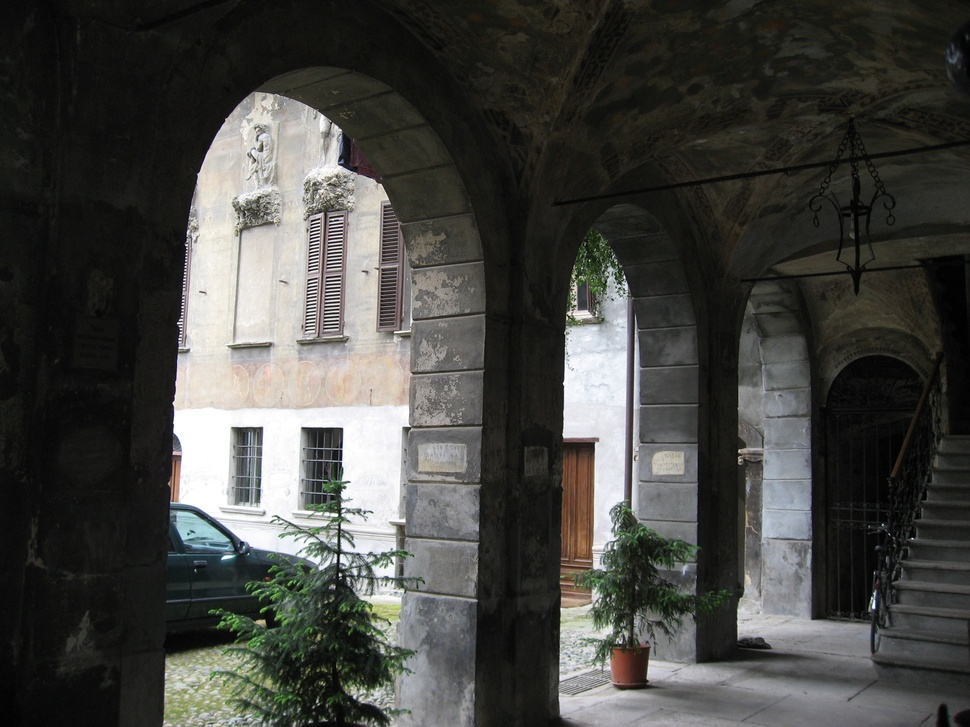
#> input picture data/AquaTermi_lowcontrast.JPG, 970 x 727 px, shrunk from 2816 x 2112 before the run
$ python C1E6.py ../data/AquaTermi_lowcontrast.JPG
#> lines starting #> are read from the running program, lines starting #| are printed output that depends on the picture; after the words box and inside, x2 and y2 are one past the last pixel; in counts of white or black regions, pixels touching at a corner belong together
import argparse
from PIL import Image
from numpy import array, zeros, ones, uint8, histogram
from pylab import imshow, show, gray, figure, axis, hist
from scipy.ndimage import measurements, morphology


parser = argparse.ArgumentParser(description='Plot distribution of object size (in pixels)')
parser.add_argument('filename', type=str, help='Path to image.')

args = parser.parse_args()

im = array(Image.open(args.filename).convert('L'))
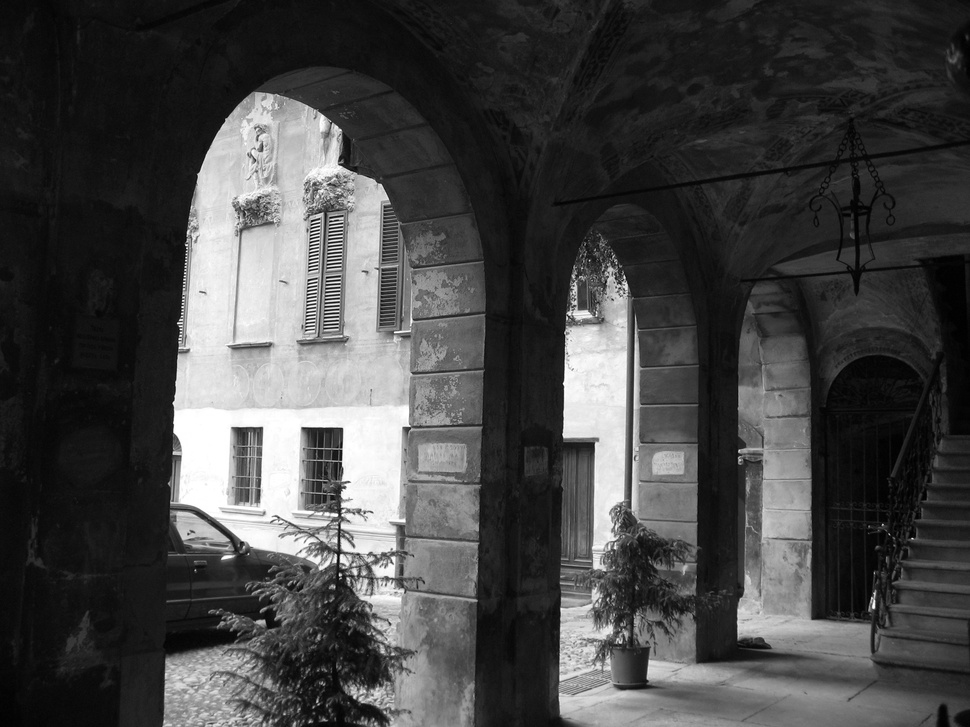
#> im: shape (727, 970); min 0, max 255, mean 69.5
im = 1*(im<128)
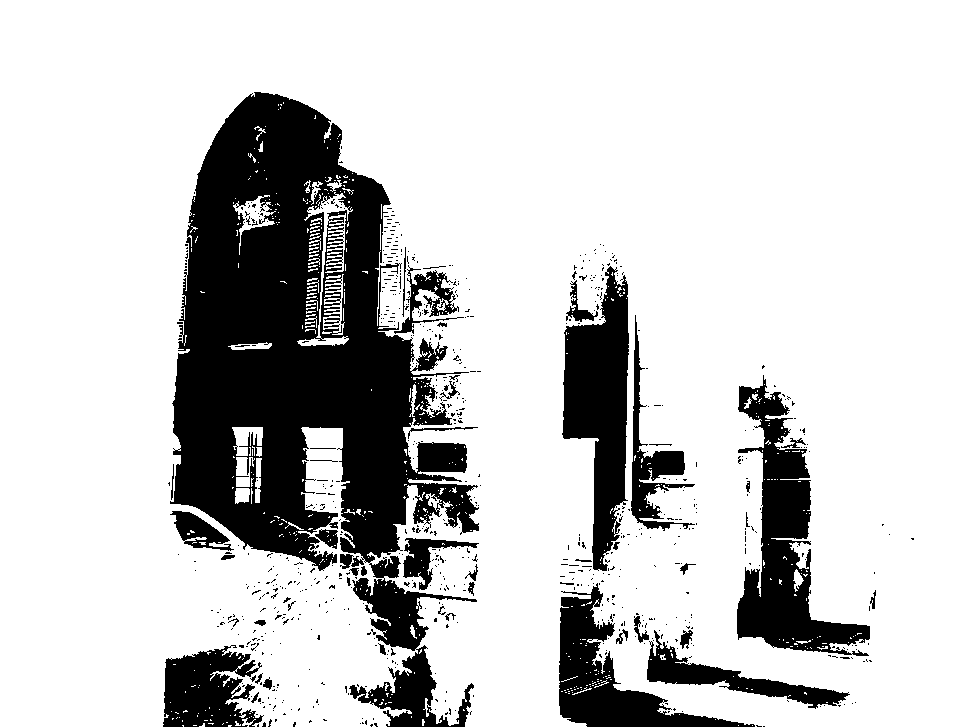
#> im: shape (727, 970) int64; values 0 (black) and 1 (white), 79.4% white; 751 black regions (700 under 20 px), largest, box (x1, y1, x2, y2) and area: (170, 92, 479, 727) 90419, (737, 375, 870, 656) 13326, (562, 266, 629, 571) 11545

im_open = morphology.binary_opening(im,ones((9,5)),iterations=2)
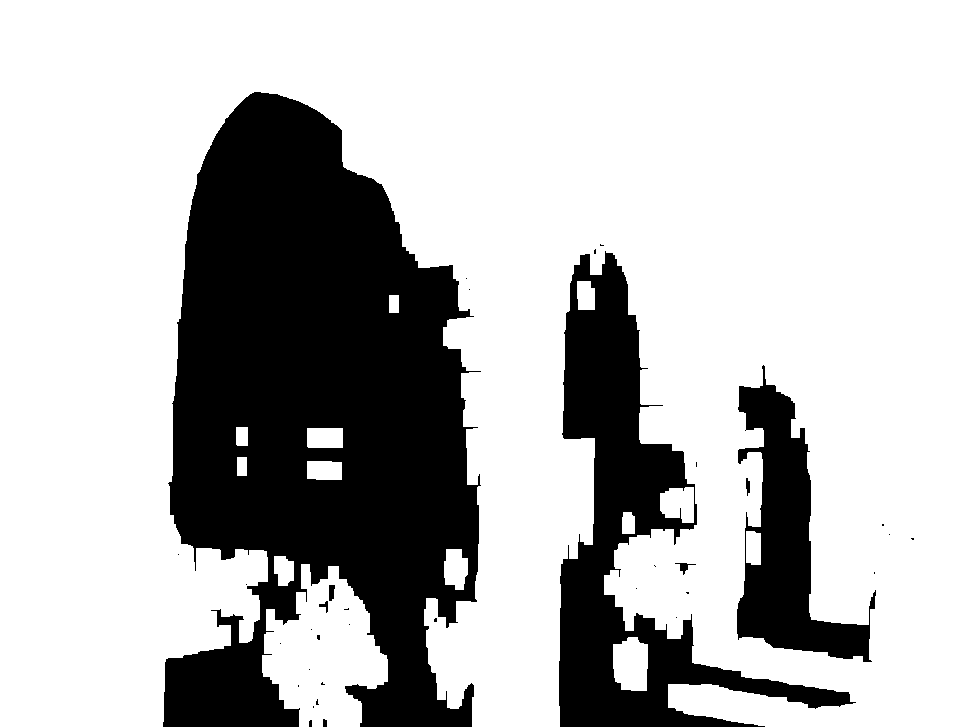
#> im_open: shape (727, 970) bool; 73.1% white; 35 black regions (26 under 20 px), largest, box (x1, y1, x2, y2) and area: (163, 92, 481, 727) 134986, (559, 251, 856, 727) 37939, (737, 365, 876, 662) 16376

labels, n_objs = measurements.label(im_open)
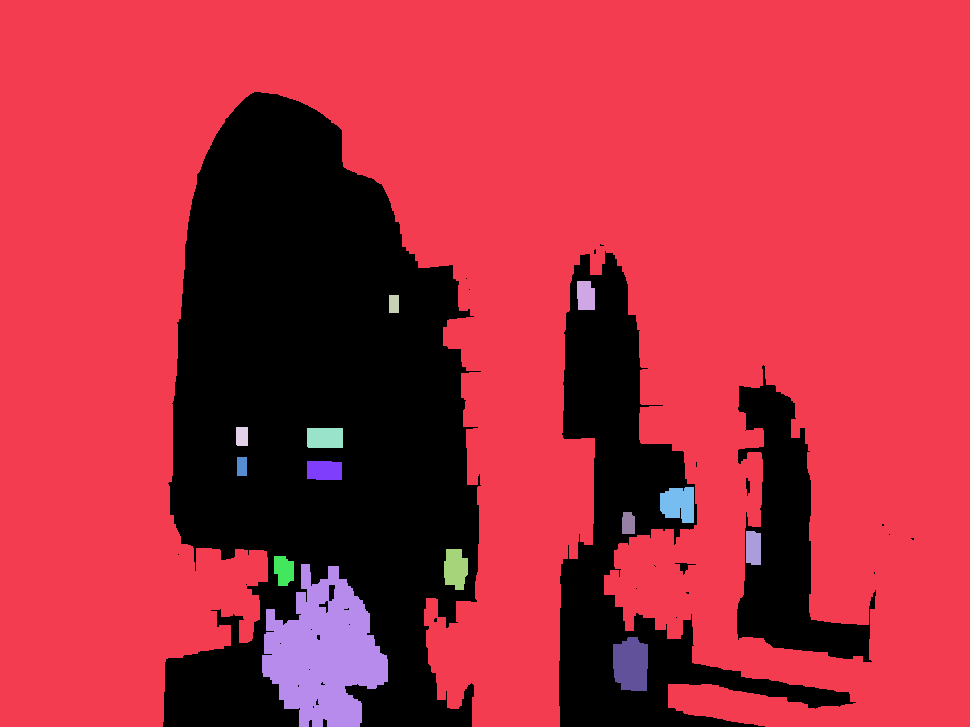
#> labels: shape (727, 970) int32; 15 distinct labels, from 0 to 14; one colour per label, 0 black
#> n_objs = 14
max_label = labels.max()
#> max_label = 14
sizes = []
for i in range(max_label+1):
  sizes.append( sum(labels.flatten() == i) )
#> after the loop, sizes = [189712, 495353, 483, 180, 227, 719, 190, 646, 1015, 270, 489, 796, 489, 12992, 1629]

# The 0 label is the background; ignore it.
sizes.pop(0);

figure()
# hist(labels.flatten(), bins=max_label, range=(1, max_label+1))
hist(sizes)
# gray()
show()
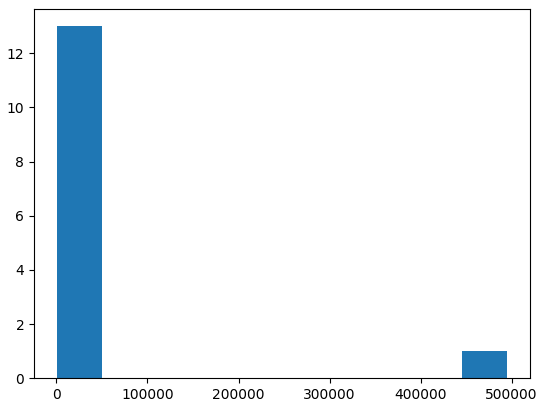
#> figure drawn by matplotlib, 1 panel; tallest bar 13 high, from x = 180 to 49697.3

$ run again, on data/Univ2.jpg
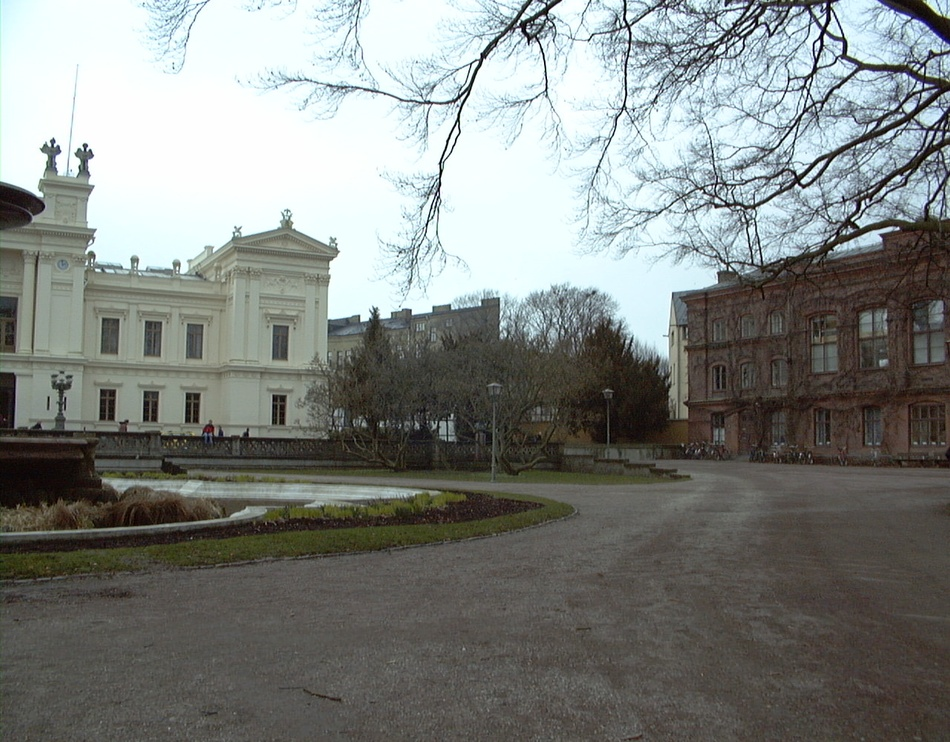
#> input picture data/Univ2.jpg, 950 x 742 px, shrunk from 1280 x 1000 before the run
#> im_open: shape (742, 950) bool; 53.8% white; 35 black regions (25 under 20 px), largest, box (x1, y1, x2, y2) and area: (0, 0, 950, 442) 318633, (0, 478, 440, 539) 5506, (427, 414, 454, 441) 350
#> `labels, n_objs = measurements.label(im_open)`:
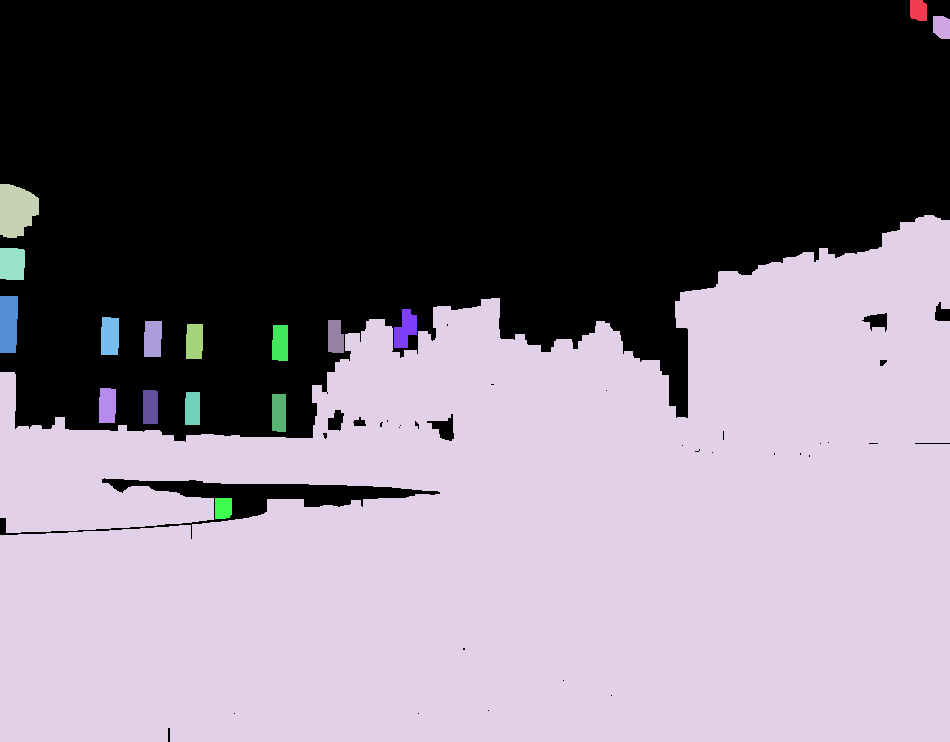
#> labels: shape (742, 950) int32; 18 distinct labels, from 0 to 17; one colour per label, 0 black
#> n_objs = 17
#> after the loop `for i in range(max_label+1):`: sizes = [325455, 329, 351, 1651, 369421, 774, 984, 601, 659, 482, 619, 577, 555, 572, 508, 489, 527, 346]
#> `show()`:
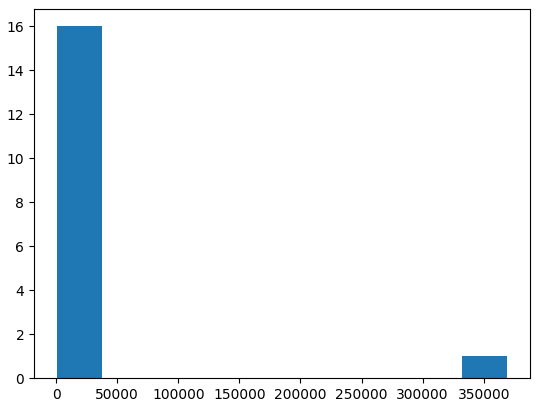
#> figure drawn by matplotlib, 1 panel; tallest bar 16 high, from x = 329 to 37238.2

$ run again, on data/Univ3.jpg
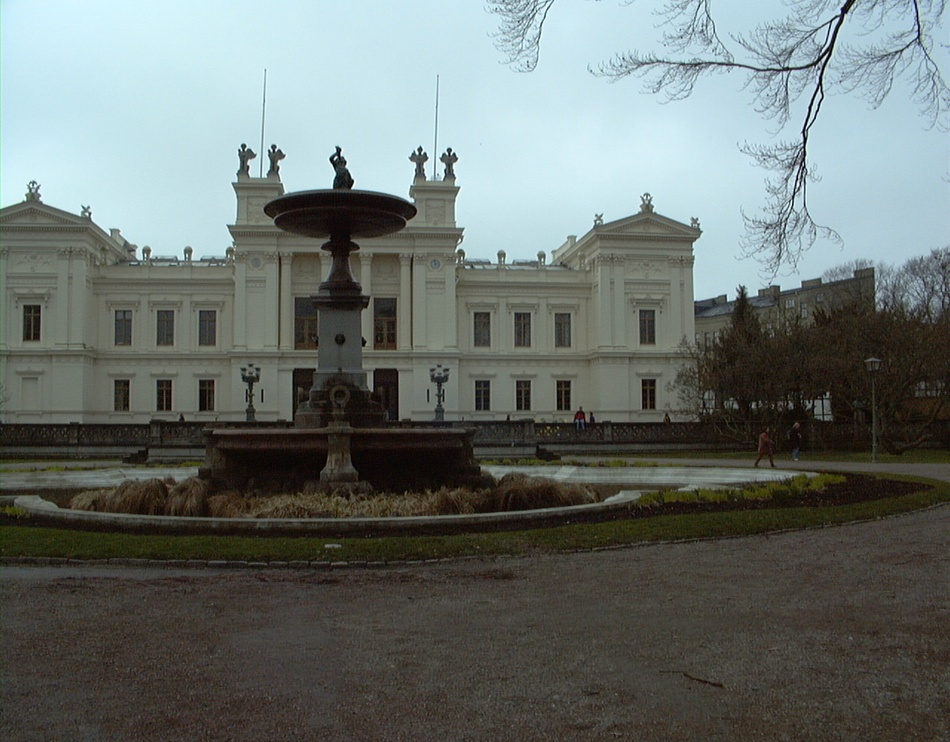
#> input picture data/Univ3.jpg, 950 x 742 px, shrunk from 1280 x 1000 before the run
#> im_open: shape (742, 950) bool; 65.3% white; 69 black regions (45 under 20 px), largest, box (x1, y1, x2, y2) and area: (0, 0, 950, 352) 240209, (605, 469, 796, 502) 1547, (481, 467, 605, 480) 647
#> `labels, n_objs = measurements.label(im_open)`:
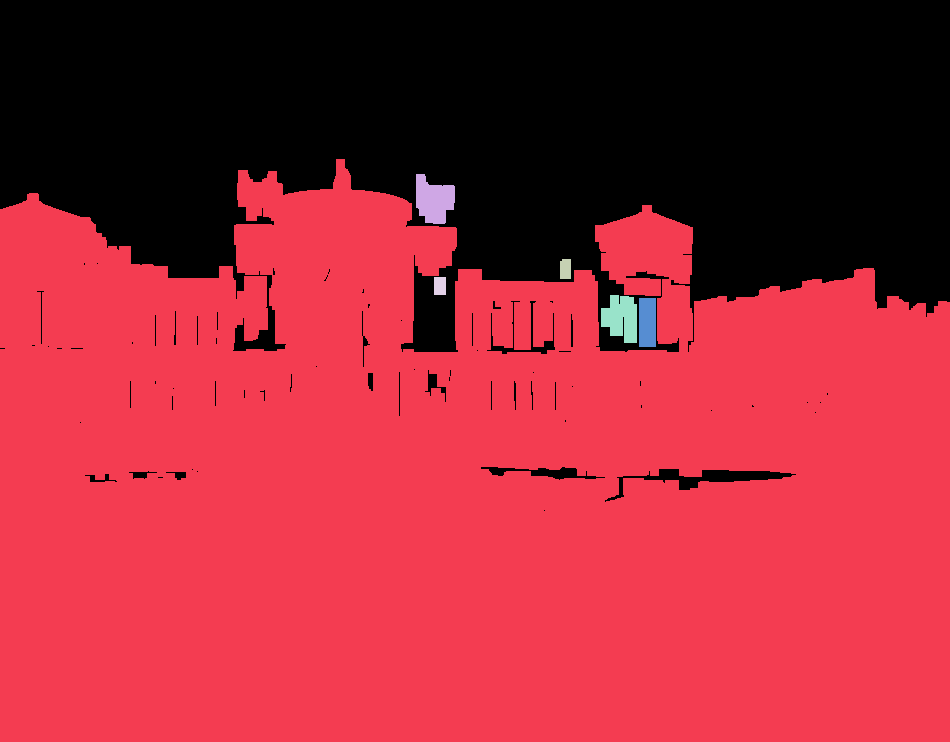
#> labels: shape (742, 950) int32; 7 distinct labels, from 0 to 6; one colour per label, 0 black
#> n_objs = 6
#> after the loop `for i in range(max_label+1):`: sizes = [244327, 456616, 1397, 216, 216, 1295, 833]
#> `show()`:
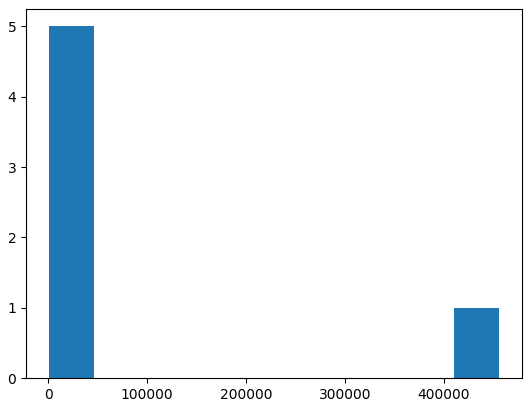
#> figure drawn by matplotlib, 1 panel; tallest bar 5 high, from x = 216 to 45856

$ run again, on data/Univ4.jpg
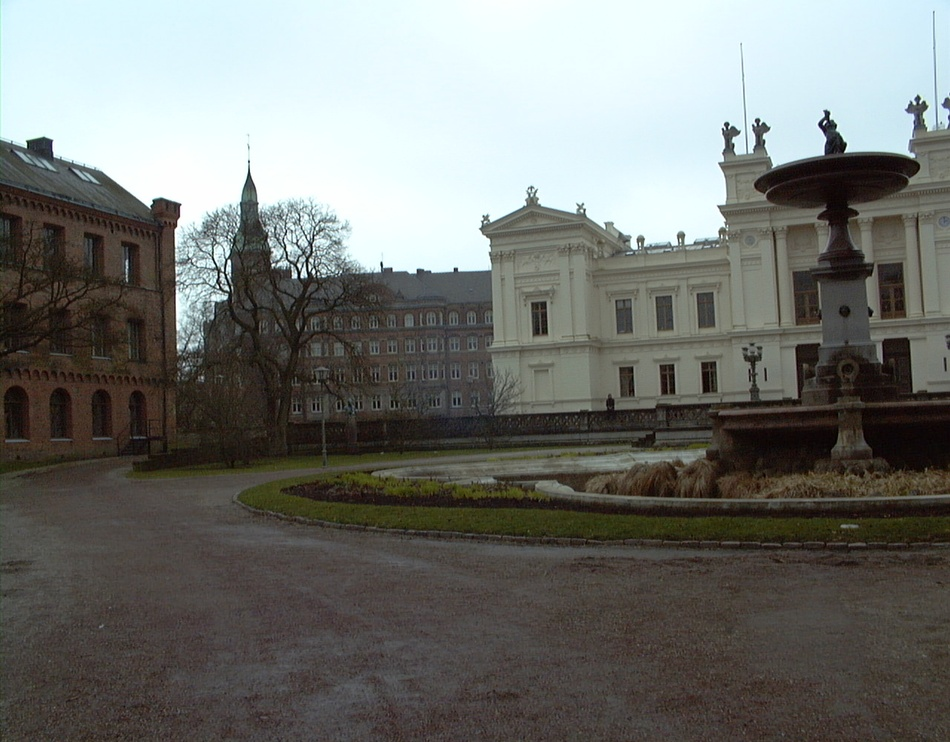
#> input picture data/Univ4.jpg, 950 x 742 px, shrunk from 1280 x 1000 before the run
#> im_open: shape (742, 950) bool; 65.6% white; 29 black regions (14 under 20 px), largest, box (x1, y1, x2, y2) and area: (0, 0, 950, 412) 237132, (907, 227, 950, 319) 2643, (564, 451, 705, 469) 1073
#> `labels, n_objs = measurements.label(im_open)`:
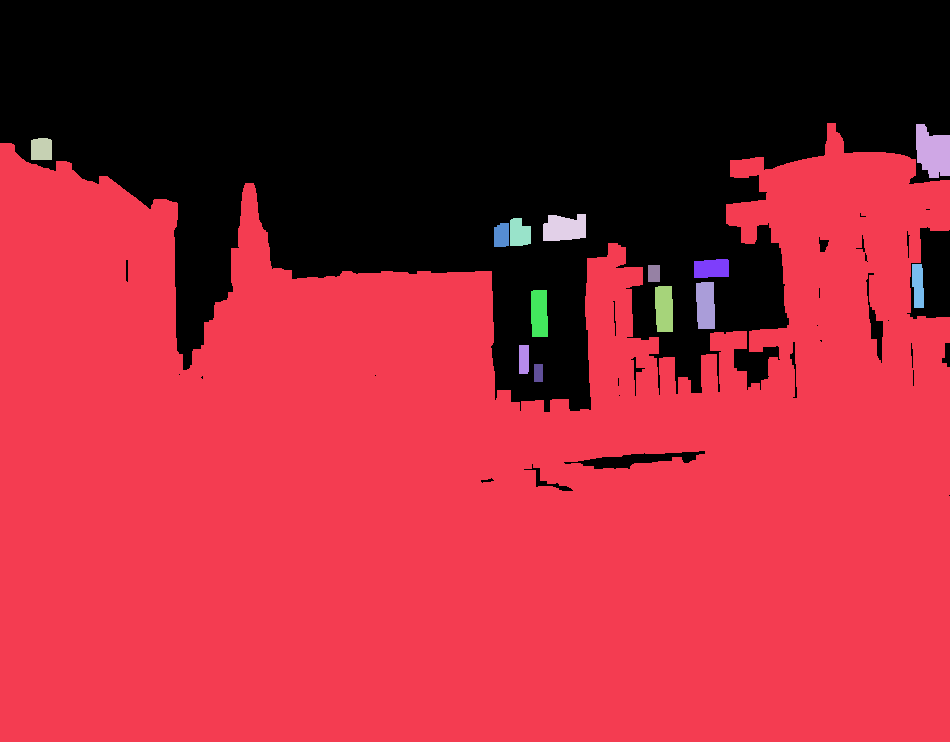
#> labels: shape (742, 950) int32; 15 distinct labels, from 0 to 14; one colour per label, 0 black
#> n_objs = 14
#> after the loop `for i in range(max_label+1):`: sizes = [242255, 454880, 1400, 448, 982, 501, 339, 611, 458, 204, 832, 782, 758, 288, 162]
#> `show()`:
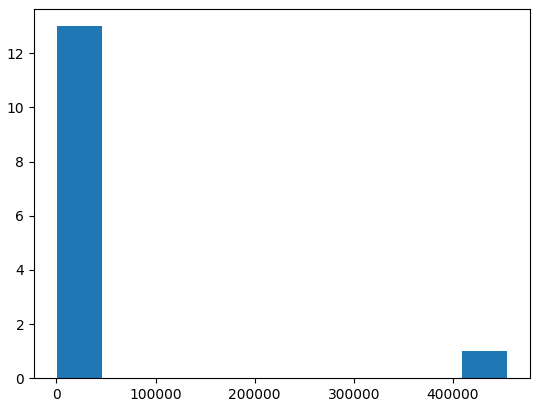
#> figure drawn by matplotlib, 1 panel; tallest bar 13 high, from x = 162 to 45633.8
